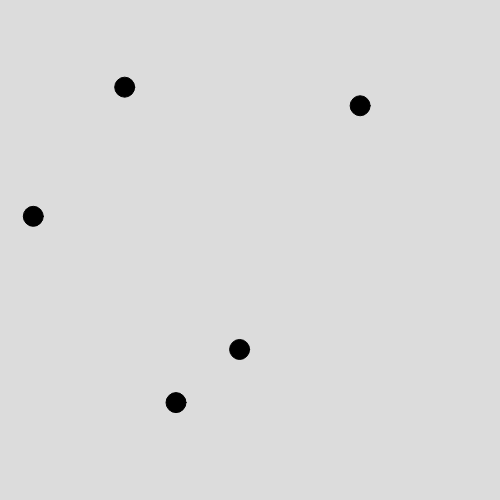
Frame 1 (no input)
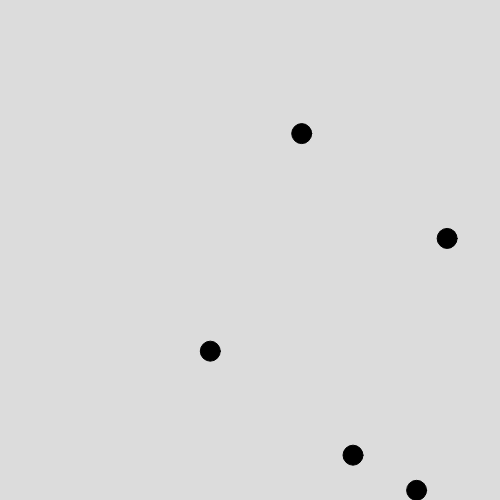
Frame 60 (no input)
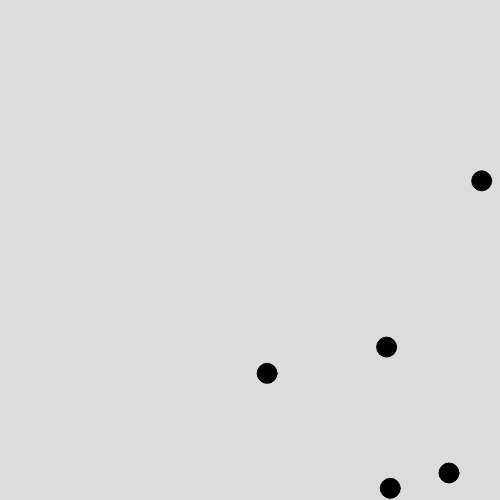
Frame 120 (the mouse pressed at the canvas centre since frame 60)

The p5.js sketch that drew these frames (run headless with seeded random() and noise() and a simulated clock; from frame 60 on, the mouse is pressed at the canvas centre):

// p5.js sketch
// ── sketch.js
let b; 
let s; 
let balls = [];
const num = 5;
function setup() {
  createCanvas(500, 500);
  
  
  for(let i = 0; i < num; i++)
  {
    balls[i] = new Ball(random(0,width),random(0,height),3);
  }
  
}

function draw() {
  background(220);
  for(let i = 0; i < num; i++)
  {
    balls[i].move();
    
    for(let j = 0;j<num;j++)
    {
      if(j!=i)
        balls[i].ballCollied(balls[j]);
      
    }
    balls[i].show();
  }
    
}
// ── ball.js

class Ball
{
  constructor(x,y,speed)
  {
    this.x = x; 
    this.y = y;
    this.diameter = 20; 
    this.radius = this.diameter/2;
    
    this.xspeed = speed; 
    this.yspeed = random(0,speed); 
    
    this.grav = 0.1; 
  } 
  
  show()
  {
    fill(0);
    ellipse(this.x,this.y,this.diameter,this.diameter);
  }
  
  move()
  {
    this.x+=this.xspeed;
     this.y+=this.yspeed;
    
    if(this.x+this.radius >= width || this.x-this.radius <=0)
      this.xspeed*=-1;
    if(this.y+this.radius >= width || this.y-this.radius <=0)
      this.yspeed*=-1;
    /*
    if( dist(this.x, this.y, r.x, r.y) <= this.radius + r.w/2)
    {
      this.yspeed*=-1;
      this.xspeed*=-1;
    }    
    */
    
  }
  
  ballCollied(obj)
  {
    if(dist(this.x,this.y, obj.x, obj.y) <= obj.radius+this.radius){
      this.yspeed*=-1;
      this.xspeed*=-1;
    }    
    
      
  }
  
  
  
}
